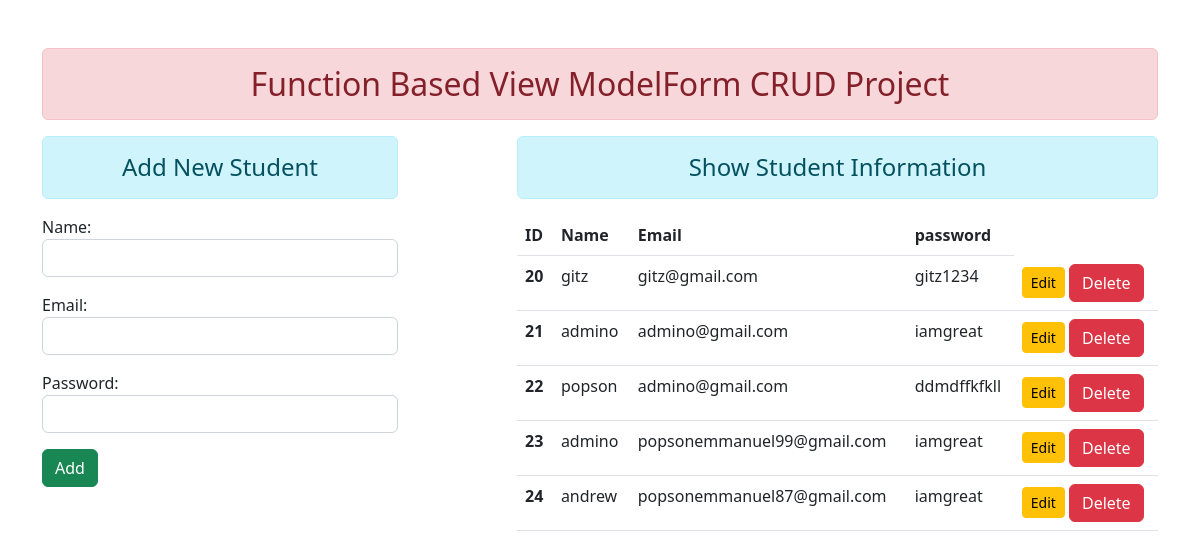
The page / on the database its author committed.
### enroll/models.py (models this page shows)
class user(models.Model):
    name = models.CharField(max_length=70)
    email = models.EmailField(max_length=70)
    password = models.CharField(max_length=100)

### enroll/views.py (the view)
# urls.py: path('', views.add_show,name="addandshow"),
def add_show(request):
    if request.method == 'POST':
        fm = StudentRegistration(request.POST)
        if fm.is_valid():
             nm = fm.cleaned_data['name']
             em = fm.cleaned_data['email']
             pw = fm.cleaned_data['password']
             reg = user(name=nm, email=em, password= pw)
             reg.save()
             fm = StudentRegistration()
    else:
        fm = StudentRegistration()
    stud = user.objects.all()
    return render(request, 'enroll/addandshow.html', {'form': fm, 'stu':stud})

### enroll/forms.py
class StudentRegistration(forms.ModelForm):
    class Meta:
        model = user
        fields = ['name', 'email', 'password' ]
        widgets = {
            'name': forms.TextInput(attrs={'class':'form-control'}),
            'email': forms.EmailInput(attrs={'class':'form-control'}),
            'password': forms.PasswordInput( render_value= True, attrs={'class':'form-control'}),
        }

### enroll/templates/enroll/addandshow.html (shortened to what this page needs)
{% extends 'enroll/base.html' %}
{% block content %}
<div class="row">
    <div class = "col-sm-4">
        <h4 class = "text-center alert alert-info">Add New Student</h4>
      <form action="" method="POST">
          {{form.as_p}}
          <input type="submit" class="btn btn-success" value= "Add">
      </form>
    </div>
    <div class="col-sm-7 offset-1">
        <h4  class = "text-center alert alert-info">Show Student Information</h4>
        {% if stu %}
        <table class="table table-hover">
            <thead>
                <tr>
                  <th scope="col">ID</th>
                  <th scope="col">Name</th>
                  <th scope="col">Email</th>
                  <th scope="col">password</th>
                </tr>
              </thead>
              <tbody>
                {% for st in stu %}
                <tr>
                  <th scope="row">  {{st.id}}</th>
                  <td>{{st.name}}</td>
                  <td>{{st.email}}</td>
                  <td>{{st.password}}</td>
                  <td>
                    <a href="{% url 'updatedata' st.id %}" class="btn btn-warning btn-sm">Edit</a>
                    <form action="{% url 'deletedata' st.id %}" method="post" class="d-inline">
                      <input type="submit" class="btn btn-danger" value="Delete">
                    </form>
                  </td>
                </tr>
                {% endfor %}
              </tbody>
          </table>
        {% else %}
        <h4  class = "text-center alert alert-warning">no records</h4>
        {% endif %}
    </div>
</div>
{% endblock content  %}

### enroll/templates/enroll/base.html (shortened to what this page needs)
<!DOCTYPE html>
{% load static %}
<html lang="en">
<head>
    <link rel="stylesheet" href="{% static 'enroll/css/bootstrap.css' %}">
</head>
<body>
    <div class="container mt-5">
        <h2 class="text-center alert alert-danger">Function Based View ModelForm CRUD Project</h2>
        {% block content %}
        {% endblock content  %}
    </div>
</body>
</body>
</html>

### rows shown on the page
user: id "20", name "gitz", email "gitz@gmail.com", password "gitz1234"
user: id "21", name "admino", email "admino@gmail.com", password "iamgreat"
user: id "22", name "popson", email "admino@gmail.com", password "ddmdffkfkll"
user: id "23", name "admino", email "popsonemmanuel99@gmail.com", password "iamgreat"
user: id "24", name "andrew", email "popsonemmanuel87@gmail.com", password "iamgreat"
